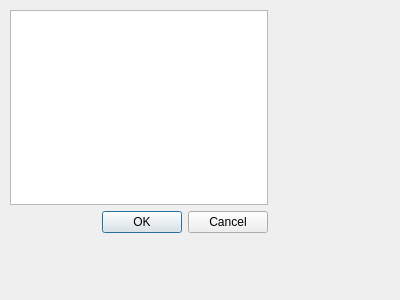
<?xml version="1.0" encoding="UTF-8"?>
<ui version="4.0">
 <class>ErrorListDialog</class>
 <widget class="QDialog" name="ErrorListDialog">
  <property name="geometry">
   <rect>
    <x>0</x>
    <y>0</y>
    <width>400</width>
    <height>300</height>
   </rect>
  </property>
  <property name="windowTitle">
   <string>Dialog</string>
  </property>
  <widget class="QWidget" name="">
   <property name="geometry">
    <rect>
     <x>10</x>
     <y>10</y>
     <width>258</width>
     <height>223</height>
    </rect>
   </property>
   <layout class="QVBoxLayout" name="verticalLayout">
    <item>
     <widget class="QTableWidget" name="tableWidget"/>
    </item>
    <item>
     <widget class="QDialogButtonBox" name="buttonBox">
      <property name="orientation">
       <enum>Qt::Horizontal</enum>
      </property>
      <property name="standardButtons">
       <set>QDialogButtonBox::Cancel|QDialogButtonBox::Ok</set>
      </property>
     </widget>
    </item>
   </layout>
  </widget>
 </widget>
 <resources/>
 <connections>
  <connection>
   <sender>buttonBox</sender>
   <signal>accepted()</signal>
   <receiver>ErrorListDialog</receiver>
   <slot>accept()</slot>
   <hints>
    <hint type="sourcelabel">
     <x>248</x>
     <y>254</y>
    </hint>
    <hint type="destinationlabel">
     <x>157</x>
     <y>274</y>
    </hint>
   </hints>
  </connection>
  <connection>
   <sender>buttonBox</sender>
   <signal>rejected()</signal>
   <receiver>ErrorListDialog</receiver>
   <slot>reject()</slot>
   <hints>
    <hint type="sourcelabel">
     <x>316</x>
     <y>260</y>
    </hint>
    <hint type="destinationlabel">
     <x>286</x>
     <y>274</y>
    </hint>
   </hints>
  </connection>
 </connections>
</ui>
